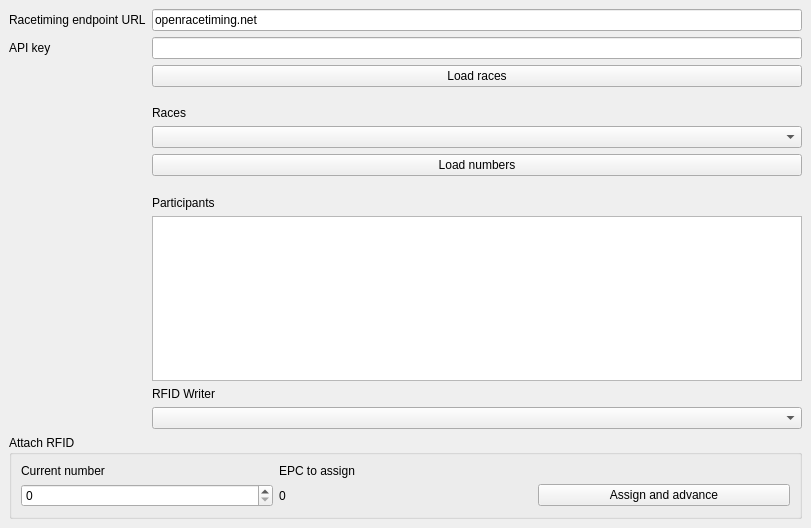
<?xml version="1.0" encoding="UTF-8"?>
<ui version="4.0">
 <class>TagWriterWindow</class>
 <widget class="QMainWindow" name="TagWriterWindow">
  <property name="geometry">
   <rect>
    <x>0</x>
    <y>0</y>
    <width>811</width>
    <height>528</height>
   </rect>
  </property>
  <property name="windowTitle">
   <string>MainWindow</string>
  </property>
  <widget class="QWidget" name="centralwidget">
   <layout class="QGridLayout" name="gridLayout">
    <item row="2" column="2">
     <widget class="QPushButton" name="pushButton">
      <property name="text">
       <string>Load races</string>
      </property>
     </widget>
    </item>
    <item row="7" column="2">
     <spacer name="verticalSpacer_2">
      <property name="orientation">
       <enum>Qt::Vertical</enum>
      </property>
      <property name="sizeHint" stdset="0">
       <size>
        <width>20</width>
        <height>40</height>
       </size>
      </property>
     </spacer>
    </item>
    <item row="11" column="2">
     <widget class="QComboBox" name="comboBox_2"/>
    </item>
    <item row="9" column="2">
     <widget class="QTableView" name="tableView"/>
    </item>
    <item row="4" column="2">
     <widget class="QLabel" name="label_3">
      <property name="text">
       <string>Races</string>
      </property>
     </widget>
    </item>
    <item row="0" column="0" colspan="2">
     <widget class="QLabel" name="label">
      <property name="text">
       <string>Racetiming endpoint URL</string>
      </property>
     </widget>
    </item>
    <item row="6" column="2">
     <widget class="QPushButton" name="pushButton_2">
      <property name="text">
       <string>Load numbers</string>
      </property>
     </widget>
    </item>
    <item row="5" column="2">
     <widget class="QComboBox" name="comboBox"/>
    </item>
    <item row="0" column="2">
     <widget class="QLineEdit" name="lineEdit">
      <property name="text">
       <string>openracetiming.net</string>
      </property>
     </widget>
    </item>
    <item row="1" column="0">
     <widget class="QLabel" name="label_2">
      <property name="text">
       <string>API key</string>
      </property>
     </widget>
    </item>
    <item row="8" column="2">
     <widget class="QLabel" name="label_4">
      <property name="text">
       <string>Participants</string>
      </property>
     </widget>
    </item>
    <item row="10" column="2">
     <widget class="QLabel" name="label_5">
      <property name="text">
       <string>RFID Writer</string>
      </property>
     </widget>
    </item>
    <item row="1" column="2">
     <widget class="QLineEdit" name="lineEdit_2"/>
    </item>
    <item row="3" column="2">
     <spacer name="verticalSpacer">
      <property name="orientation">
       <enum>Qt::Vertical</enum>
      </property>
      <property name="sizeHint" stdset="0">
       <size>
        <width>20</width>
        <height>40</height>
       </size>
      </property>
     </spacer>
    </item>
    <item row="12" column="0" colspan="3">
     <widget class="QGroupBox" name="groupBox">
      <property name="title">
       <string>Attach RFID</string>
      </property>
      <layout class="QGridLayout" name="gridLayout_2">
       <item row="0" column="1">
        <widget class="QLabel" name="label_6">
         <property name="text">
          <string>Current number</string>
         </property>
        </widget>
       </item>
       <item row="1" column="3">
        <widget class="QPushButton" name="pushButton_3">
         <property name="text">
          <string>Assign and advance</string>
         </property>
        </widget>
       </item>
       <item row="1" column="1">
        <widget class="QSpinBox" name="spinBox"/>
       </item>
       <item row="0" column="2">
        <widget class="QLabel" name="label_7">
         <property name="text">
          <string>EPC to assign</string>
         </property>
        </widget>
       </item>
       <item row="1" column="2">
        <widget class="QLabel" name="label_8">
         <property name="text">
          <string>0</string>
         </property>
        </widget>
       </item>
      </layout>
     </widget>
    </item>
   </layout>
  </widget>
 </widget>
 <resources/>
 <connections/>
</ui>
